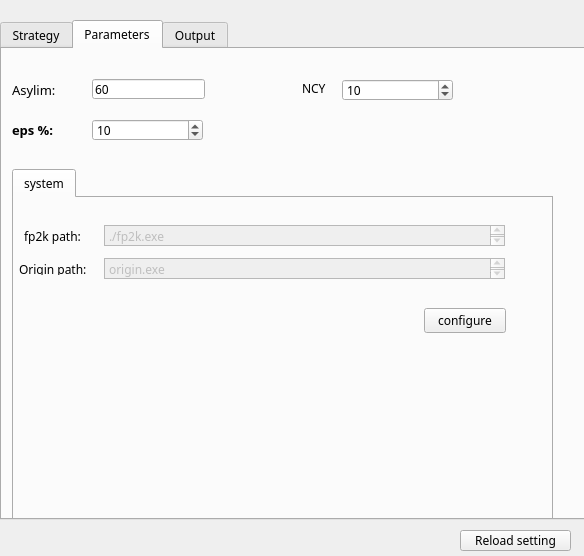
<?xml version="1.0" encoding="UTF-8"?>
<ui version="4.0">
 <class>Order</class>
 <widget class="QDialog" name="Order">
  <property name="geometry">
   <rect>
    <x>0</x>
    <y>0</y>
    <width>584</width>
    <height>556</height>
   </rect>
  </property>
  <property name="contextMenuPolicy">
   <enum>Qt::ActionsContextMenu</enum>
  </property>
  <property name="windowTitle">
   <string>Setting</string>
  </property>
  <property name="styleSheet">
   <string notr="true"/>
  </property>
  <property name="sizeGripEnabled">
   <bool>false</bool>
  </property>
  <property name="modal">
   <bool>false</bool>
  </property>
  <widget class="QTabWidget" name="tabWidget">
   <property name="geometry">
    <rect>
     <x>0</x>
     <y>20</y>
     <width>591</width>
     <height>500</height>
    </rect>
   </property>
   <property name="font">
    <font>
     <family>Noto Sans SC</family>
    </font>
   </property>
   <property name="currentIndex">
    <number>1</number>
   </property>
   <widget class="QWidget" name="tab">
    <attribute name="title">
     <string>Strategy</string>
    </attribute>
    <widget class="QTableWidget" name="table">
     <property name="geometry">
      <rect>
       <x>0</x>
       <y>0</y>
       <width>441</width>
       <height>471</height>
      </rect>
     </property>
     <property name="minimumSize">
      <size>
       <width>441</width>
       <height>450</height>
      </size>
     </property>
     <property name="font">
      <font>
       <family>Noto Sans SC</family>
       <pointsize>12</pointsize>
      </font>
     </property>
     <property name="cursor" stdset="0">
      <cursorShape>PointingHandCursor</cursorShape>
     </property>
     <property name="contextMenuPolicy">
      <enum>Qt::DefaultContextMenu</enum>
     </property>
     <property name="styleSheet">
      <string notr="true"/>
     </property>
     <property name="lineWidth">
      <number>5</number>
     </property>
     <property name="midLineWidth">
      <number>-8</number>
     </property>
     <property name="autoScrollMargin">
      <number>50</number>
     </property>
     <property name="alternatingRowColors">
      <bool>true</bool>
     </property>
     <property name="rowCount">
      <number>0</number>
     </property>
     <property name="columnCount">
      <number>2</number>
     </property>
     <column/>
     <column/>
    </widget>
    <widget class="QDialogButtonBox" name="buttonBox">
     <property name="geometry">
      <rect>
       <x>490</x>
       <y>370</y>
       <width>81</width>
       <height>241</height>
      </rect>
     </property>
     <property name="font">
      <font>
       <family>Noto Sans SC</family>
      </font>
     </property>
     <property name="orientation">
      <enum>Qt::Vertical</enum>
     </property>
     <property name="standardButtons">
      <set>QDialogButtonBox::Cancel|QDialogButtonBox::Ok</set>
     </property>
    </widget>
    <widget class="QPushButton" name="button_up">
     <property name="geometry">
      <rect>
       <x>490</x>
       <y>90</y>
       <width>75</width>
       <height>61</height>
      </rect>
     </property>
     <property name="font">
      <font>
       <family>Noto Sans SC</family>
      </font>
     </property>
     <property name="text">
      <string>Up</string>
     </property>
    </widget>
    <widget class="QPushButton" name="button_down">
     <property name="geometry">
      <rect>
       <x>490</x>
       <y>210</y>
       <width>75</width>
       <height>61</height>
      </rect>
     </property>
     <property name="font">
      <font>
       <family>Noto Sans SC</family>
      </font>
     </property>
     <property name="text">
      <string>Down</string>
     </property>
    </widget>
    <widget class="QPushButton" name="buttonreset">
     <property name="geometry">
      <rect>
       <x>490</x>
       <y>430</y>
       <width>81</width>
       <height>21</height>
      </rect>
     </property>
     <property name="font">
      <font>
       <family>Noto Sans SC</family>
      </font>
     </property>
     <property name="text">
      <string>Reset</string>
     </property>
    </widget>
    <widget class="QPushButton" name="button_configure_s">
     <property name="geometry">
      <rect>
       <x>490</x>
       <y>330</y>
       <width>82</width>
       <height>25</height>
      </rect>
     </property>
     <property name="font">
      <font>
       <family>Noto Sans SC</family>
      </font>
     </property>
     <property name="text">
      <string>configure</string>
     </property>
    </widget>
    <widget class="QComboBox" name="combobox_job">
     <property name="geometry">
      <rect>
       <x>450</x>
       <y>0</y>
       <width>130</width>
       <height>22</height>
      </rect>
     </property>
     <property name="font">
      <font>
       <family>Noto Sans SC</family>
      </font>
     </property>
     <item>
      <property name="text">
       <string>xray</string>
      </property>
     </item>
     <item>
      <property name="text">
       <string>neutron_cw</string>
      </property>
     </item>
     <item>
      <property name="text">
       <string>neutron_tof</string>
      </property>
     </item>
     <item>
      <property name="text">
       <string>profile</string>
      </property>
     </item>
    </widget>
   </widget>
   <widget class="QWidget" name="tab_2">
    <attribute name="title">
     <string>Parameters</string>
    </attribute>
    <widget class="QLineEdit" name="text_asylim">
     <property name="geometry">
      <rect>
       <x>90</x>
       <y>30</y>
       <width>113</width>
       <height>20</height>
      </rect>
     </property>
     <property name="toolTip">
      <string>&lt;html&gt;&lt;head/&gt;&lt;body&gt;&lt;p&gt;&lt;span style=&quot; color:#000000;&quot;&gt;defined by &amp;quot;Asylim in *.PCR&amp;quot;&lt;/span&gt;&lt;/p&gt;&lt;/body&gt;&lt;/html&gt;</string>
     </property>
     <property name="text">
      <string>60</string>
     </property>
    </widget>
    <widget class="QLabel" name="label">
     <property name="geometry">
      <rect>
       <x>10</x>
       <y>30</y>
       <width>71</width>
       <height>21</height>
      </rect>
     </property>
     <property name="font">
      <font>
       <family>Noto Sans SC</family>
       <pointsize>10</pointsize>
       <weight>50</weight>
       <bold>false</bold>
      </font>
     </property>
     <property name="text">
      <string>Asylim:</string>
     </property>
    </widget>
    <widget class="QLabel" name="label_2">
     <property name="geometry">
      <rect>
       <x>10</x>
       <y>70</y>
       <width>71</width>
       <height>21</height>
      </rect>
     </property>
     <property name="font">
      <font>
       <family>Noto Sans SC</family>
       <pointsize>10</pointsize>
       <weight>75</weight>
       <bold>true</bold>
      </font>
     </property>
     <property name="text">
      <string>eps %:</string>
     </property>
    </widget>
    <widget class="QSpinBox" name="spinbox_eps">
     <property name="geometry">
      <rect>
       <x>90</x>
       <y>70</y>
       <width>111</width>
       <height>22</height>
      </rect>
     </property>
     <property name="toolTip">
      <string>&lt;html&gt;&lt;head/&gt;&lt;body&gt;&lt;p align=&quot;justify&quot;&gt;&lt;span style=&quot; color:#000000;&quot;&gt;Convergence tolerance for &amp;quot; Cycle = 0 Mode&amp;quot;&lt;/span&gt;&lt;/p&gt;&lt;p align=&quot;justify&quot;&gt;&lt;span style=&quot; color:#000000;&quot;&gt;in Cycle=0 Mode&lt;/span&gt;&lt;/p&gt;&lt;p align=&quot;justify&quot;&gt;&lt;span style=&quot; color:#000000;&quot;&gt;if Rwp(end)-Rwp(start)&amp;lt;eps:&lt;/span&gt;&lt;/p&gt;&lt;p align=&quot;justify&quot;&gt;&lt;span style=&quot; color:#000000;&quot;&gt;exit refinement loop &lt;/span&gt;&lt;/p&gt;&lt;/body&gt;&lt;/html&gt;</string>
     </property>
     <property name="whatsThis">
      <string>&lt;html&gt;&lt;head/&gt;&lt;body&gt;&lt;p&gt;&lt;span style=&quot; font-size:16pt;&quot;&gt;Convergence tolerance for &amp;quot; Cycle = 0 Mode&amp;quot;&lt;/span&gt;&lt;/p&gt;&lt;p&gt;&lt;span style=&quot; font-size:16pt;&quot;&gt;in Cycle=0 Mode&lt;/span&gt;&lt;/p&gt;&lt;p&gt;&lt;span style=&quot; font-size:16pt;&quot;&gt;if Rwp(end)-Rwp(start)&amp;lt;eps:&lt;/span&gt;&lt;/p&gt;&lt;p&gt;&lt;span style=&quot; font-size:16pt;&quot;&gt;	exit refinement loop &lt;/span&gt;&lt;/p&gt;&lt;/body&gt;&lt;/html&gt;</string>
     </property>
     <property name="minimum">
      <number>1</number>
     </property>
     <property name="maximum">
      <number>100</number>
     </property>
     <property name="value">
      <number>10</number>
     </property>
    </widget>
    <widget class="QTabWidget" name="tabWidget_2">
     <property name="geometry">
      <rect>
       <x>10</x>
       <y>120</y>
       <width>541</width>
       <height>351</height>
      </rect>
     </property>
     <property name="currentIndex">
      <number>0</number>
     </property>
     <widget class="QWidget" name="tab_5">
      <attribute name="title">
       <string>system</string>
      </attribute>
      <widget class="QTextEdit" name="text_fp2k_path">
       <property name="enabled">
        <bool>false</bool>
       </property>
       <property name="geometry">
        <rect>
         <x>90</x>
         <y>27</y>
         <width>401</width>
         <height>21</height>
        </rect>
       </property>
       <property name="toolTip">
        <string>&lt;html&gt;&lt;head/&gt;&lt;body&gt;&lt;p&gt;the path of fp2k.exe&lt;/p&gt;&lt;/body&gt;&lt;/html&gt;</string>
       </property>
       <property name="html">
        <string>&lt;!DOCTYPE HTML PUBLIC &quot;-//W3C//DTD HTML 4.0//EN&quot; &quot;http://www.w3.org/TR/REC-html40/strict.dtd&quot;&gt;
&lt;html&gt;&lt;head&gt;&lt;meta name=&quot;qrichtext&quot; content=&quot;1&quot; /&gt;&lt;style type=&quot;text/css&quot;&gt;
p, li { white-space: pre-wrap; }
&lt;/style&gt;&lt;/head&gt;&lt;body style=&quot; font-family:'Noto Sans SC'; font-size:8.25pt; font-weight:400; font-style:normal;&quot;&gt;
&lt;p style=&quot; margin-top:0px; margin-bottom:0px; margin-left:0px; margin-right:0px; -qt-block-indent:0; text-indent:0px;&quot;&gt;&lt;span style=&quot; font-family:'SimSun'; font-size:9pt;&quot;&gt;./fp2k.exe&lt;/span&gt;&lt;/p&gt;&lt;/body&gt;&lt;/html&gt;</string>
       </property>
      </widget>
      <widget class="QLabel" name="label_3">
       <property name="geometry">
        <rect>
         <x>10</x>
         <y>30</y>
         <width>81</width>
         <height>16</height>
        </rect>
       </property>
       <property name="text">
        <string>fp2k path:</string>
       </property>
      </widget>
      <widget class="QTextEdit" name="text_origin_path">
       <property name="enabled">
        <bool>false</bool>
       </property>
       <property name="geometry">
        <rect>
         <x>90</x>
         <y>60</y>
         <width>401</width>
         <height>21</height>
        </rect>
       </property>
       <property name="toolTip">
        <string>&lt;html&gt;&lt;head/&gt;&lt;body&gt;&lt;p&gt;the path of fp2k.exe&lt;/p&gt;&lt;/body&gt;&lt;/html&gt;</string>
       </property>
       <property name="html">
        <string>&lt;!DOCTYPE HTML PUBLIC &quot;-//W3C//DTD HTML 4.0//EN&quot; &quot;http://www.w3.org/TR/REC-html40/strict.dtd&quot;&gt;
&lt;html&gt;&lt;head&gt;&lt;meta name=&quot;qrichtext&quot; content=&quot;1&quot; /&gt;&lt;style type=&quot;text/css&quot;&gt;
p, li { white-space: pre-wrap; }
&lt;/style&gt;&lt;/head&gt;&lt;body style=&quot; font-family:'Noto Sans SC'; font-size:8.25pt; font-weight:400; font-style:normal;&quot;&gt;
&lt;p style=&quot; margin-top:0px; margin-bottom:0px; margin-left:0px; margin-right:0px; -qt-block-indent:0; text-indent:0px;&quot;&gt;&lt;span style=&quot; font-family:'SimSun'; font-size:9pt;&quot;&gt;origin.exe&lt;/span&gt;&lt;/p&gt;&lt;/body&gt;&lt;/html&gt;</string>
       </property>
      </widget>
      <widget class="QLabel" name="label_5">
       <property name="geometry">
        <rect>
         <x>5</x>
         <y>65</y>
         <width>80</width>
         <height>12</height>
        </rect>
       </property>
       <property name="text">
        <string>Origin path:</string>
       </property>
      </widget>
      <widget class="QPushButton" name="button_configure">
       <property name="geometry">
        <rect>
         <x>410</x>
         <y>110</y>
         <width>82</width>
         <height>25</height>
        </rect>
       </property>
       <property name="text">
        <string>configure</string>
       </property>
      </widget>
     </widget>
    </widget>
    <widget class="QLabel" name="label_4">
     <property name="geometry">
      <rect>
       <x>300</x>
       <y>33</y>
       <width>54</width>
       <height>12</height>
      </rect>
     </property>
     <property name="font">
      <font>
       <family>Noto Sans SC</family>
      </font>
     </property>
     <property name="text">
      <string>NCY</string>
     </property>
    </widget>
    <widget class="QSpinBox" name="spinbox_ncy">
     <property name="geometry">
      <rect>
       <x>340</x>
       <y>30</y>
       <width>111</width>
       <height>22</height>
      </rect>
     </property>
     <property name="toolTip">
      <string>&lt;html&gt;&lt;head/&gt;&lt;body&gt;&lt;p&gt;&lt;span style=&quot; color:#000000;&quot;&gt;defined by &amp;quot;NCY in PCR&amp;quot;&lt;/span&gt;&lt;/p&gt;&lt;p&gt;&lt;span style=&quot; color:#000000;&quot;&gt;It means that fp2k run NCY times each time&lt;/span&gt;&lt;/p&gt;&lt;/body&gt;&lt;/html&gt;</string>
     </property>
     <property name="minimum">
      <number>0</number>
     </property>
     <property name="maximum">
      <number>100000</number>
     </property>
     <property name="value">
      <number>10</number>
     </property>
    </widget>
   </widget>
   <widget class="QWidget" name="tab_3">
    <property name="enabled">
     <bool>true</bool>
    </property>
    <attribute name="title">
     <string>Output</string>
    </attribute>
    <widget class="QTabWidget" name="tab_widget">
     <property name="enabled">
      <bool>true</bool>
     </property>
     <property name="geometry">
      <rect>
       <x>10</x>
       <y>20</y>
       <width>571</width>
       <height>271</height>
      </rect>
     </property>
     <property name="currentIndex">
      <number>0</number>
     </property>
     <widget class="QWidget" name="tab_4">
      <attribute name="title">
       <string>output</string>
      </attribute>
      <widget class="QCheckBox" name="checkBox_hkl">
       <property name="enabled">
        <bool>false</bool>
       </property>
       <property name="geometry">
        <rect>
         <x>30</x>
         <y>40</y>
         <width>151</width>
         <height>21</height>
        </rect>
       </property>
       <property name="font">
        <font>
         <family>Segoe UI</family>
         <pointsize>16</pointsize>
         <weight>75</weight>
         <bold>true</bold>
        </font>
       </property>
       <property name="text">
        <string>Hkl</string>
       </property>
      </widget>
      <widget class="QCheckBox" name="checkBox_cif">
       <property name="enabled">
        <bool>true</bool>
       </property>
       <property name="geometry">
        <rect>
         <x>30</x>
         <y>80</y>
         <width>151</width>
         <height>21</height>
        </rect>
       </property>
       <property name="font">
        <font>
         <family>Segoe UI</family>
         <pointsize>16</pointsize>
         <weight>75</weight>
         <bold>true</bold>
        </font>
       </property>
       <property name="text">
        <string>Cif</string>
       </property>
      </widget>
      <widget class="QCheckBox" name="checkBox_fou">
       <property name="enabled">
        <bool>false</bool>
       </property>
       <property name="geometry">
        <rect>
         <x>30</x>
         <y>120</y>
         <width>151</width>
         <height>21</height>
        </rect>
       </property>
       <property name="font">
        <font>
         <family>Segoe UI</family>
         <pointsize>16</pointsize>
         <weight>75</weight>
         <bold>true</bold>
        </font>
       </property>
       <property name="text">
        <string>Fou</string>
       </property>
      </widget>
     </widget>
    </widget>
   </widget>
  </widget>
  <widget class="QPushButton" name="button_save">
   <property name="geometry">
    <rect>
     <x>460</x>
     <y>530</y>
     <width>111</width>
     <height>21</height>
    </rect>
   </property>
   <property name="font">
    <font>
     <family>Noto Sans SC</family>
    </font>
   </property>
   <property name="inputMethodHints">
    <set>Qt::ImhDialableCharactersOnly|Qt::ImhDigitsOnly|Qt::ImhEmailCharactersOnly|Qt::ImhFormattedNumbersOnly|Qt::ImhLowercaseOnly|Qt::ImhUppercaseOnly|Qt::ImhUrlCharactersOnly</set>
   </property>
   <property name="text">
    <string>Reload setting</string>
   </property>
  </widget>
 </widget>
 <resources/>
 <connections>
  <connection>
   <sender>buttonBox</sender>
   <signal>accepted()</signal>
   <receiver>Order</receiver>
   <slot>accept()</slot>
   <hints>
    <hint type="sourcelabel">
     <x>248</x>
     <y>254</y>
    </hint>
    <hint type="destinationlabel">
     <x>157</x>
     <y>274</y>
    </hint>
   </hints>
  </connection>
  <connection>
   <sender>buttonBox</sender>
   <signal>rejected()</signal>
   <receiver>Order</receiver>
   <slot>reject()</slot>
   <hints>
    <hint type="sourcelabel">
     <x>316</x>
     <y>260</y>
    </hint>
    <hint type="destinationlabel">
     <x>286</x>
     <y>274</y>
    </hint>
   </hints>
  </connection>
 </connections>
</ui>
